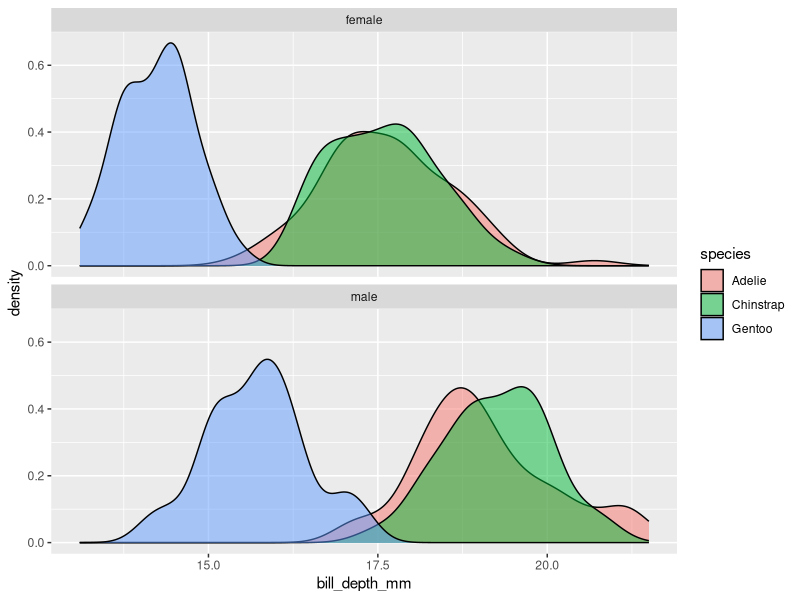
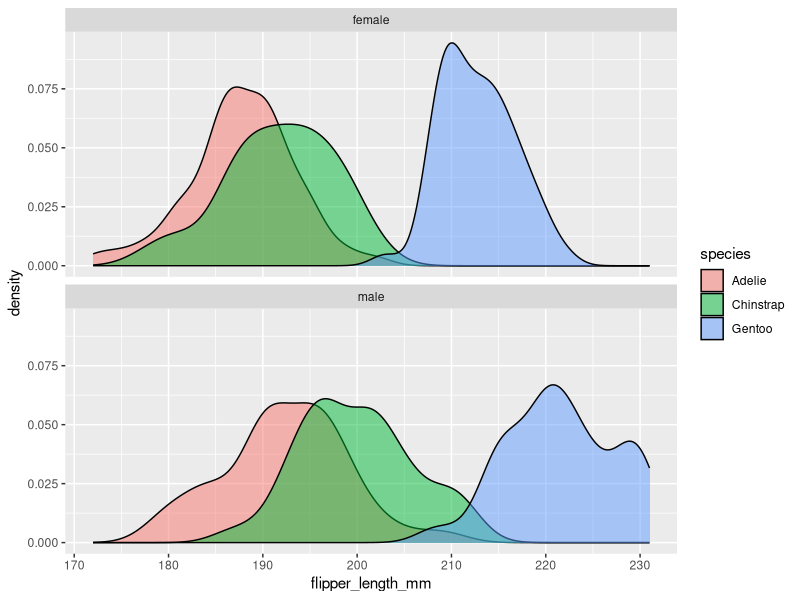
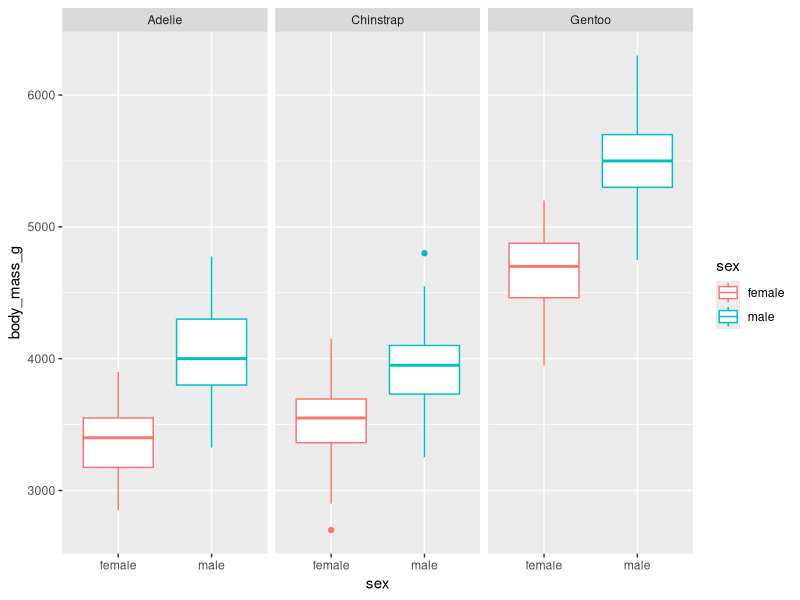

Recreate these plots in R, in order.
## ---- chunk 1
knitr::opts_chunk$set(echo = TRUE)
library(palmerpenguins) #install.packages("palmerpenguins")
library(tidyverse)
library(ggplot2)
## ---- chunk 2

ggplot(data = subset(penguins, !is.na(sex)), mapping = aes(x = bill_depth_mm)) +
  geom_density(aes(fill = species), alpha = 0.5) +
  facet_wrap(~ sex, nrow = 3)

## ---- chunk 3

ggplot(data = subset(penguins, !is.na(sex)), mapping = aes(x = flipper_length_mm)) +
  geom_density(aes(fill = species), alpha = 0.5) +
  facet_wrap(~ sex, nrow = 3)

## ---- chunk 4

ggplot(data = subset(penguins, !is.na(sex)), mapping = aes(x = sex, y = body_mass_g, colour = sex)) +
  geom_boxplot() +
  facet_wrap(~ species)

